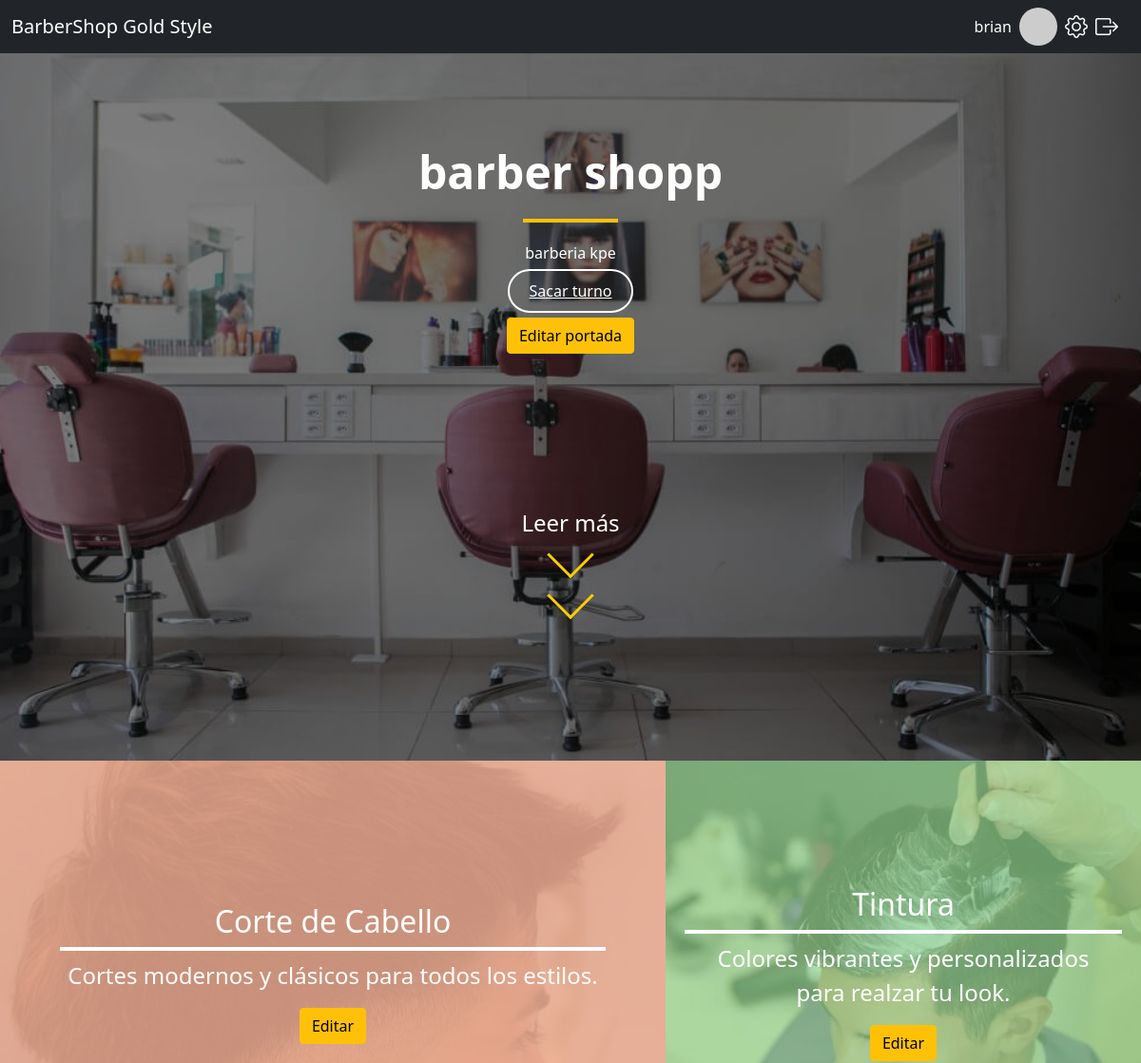
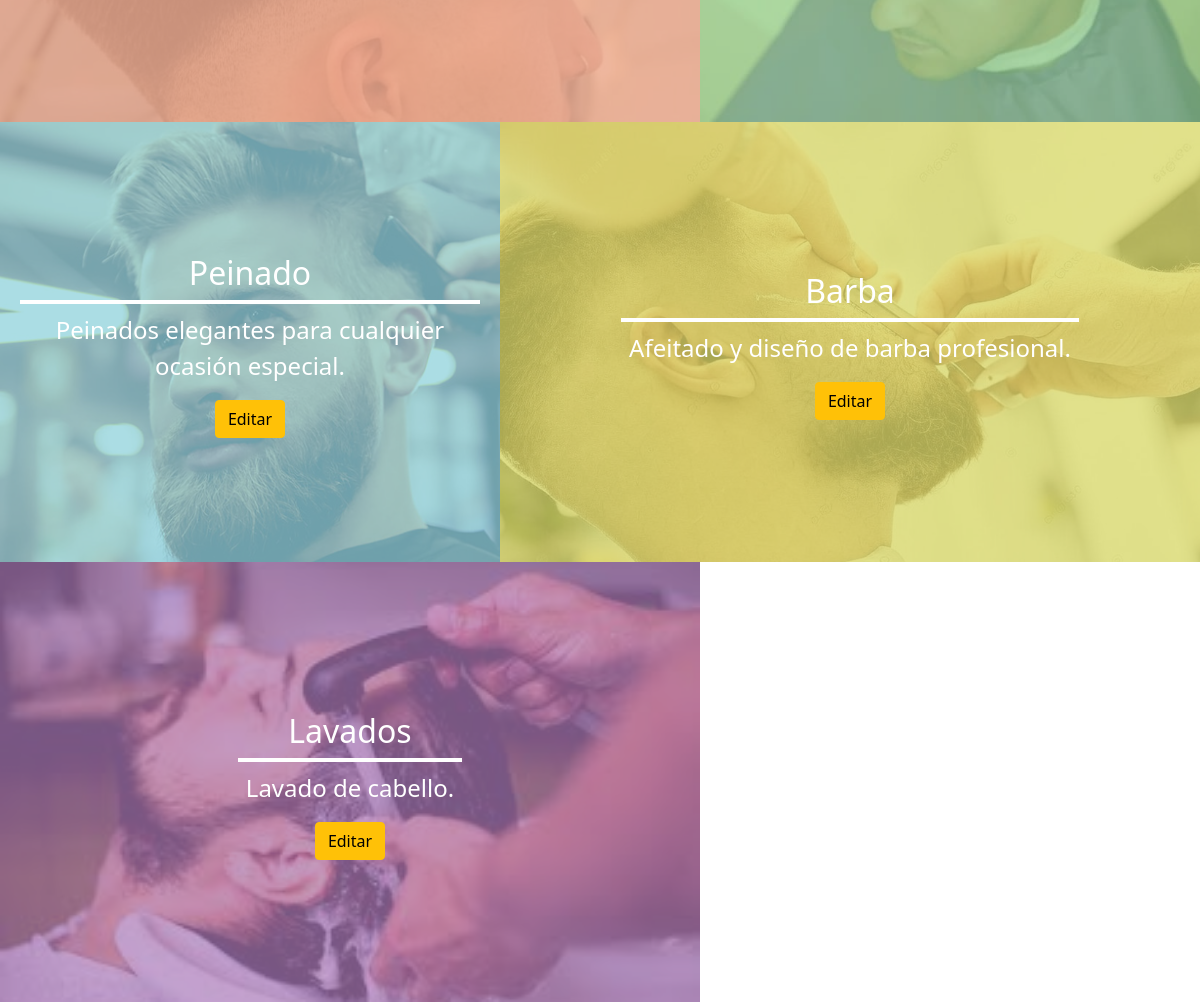
The page /php/index_admin.php (signed in) on the database its author committed (2 pictures, top to bottom).
### tables this page shows
CREATE TABLE `portada` (
  `id` int(11) NOT NULL,
  `titulo` varchar(255) NOT NULL,
  `descripcion` varchar(255) NOT NULL,
  `imagen` varchar(255) NOT NULL
);

CREATE TABLE `servicios` (
  `id` int(11) NOT NULL,
  `seccion` varchar(50) NOT NULL,
  `titulo` varchar(255) NOT NULL,
  `descripcion` text NOT NULL,
  `imagen` varchar(255) DEFAULT NULL,
  `link` varchar(255) NOT NULL
);

### php/index_admin.php (the view, shortened to what this page needs)
<?php
require 'conexion.php';
$stmt = $pdo->query("SELECT * FROM servicios");
$servicios = [];
while ($row = $stmt->fetch()) {
    $servicios[$row['seccion']] = $row;
}
$stmtPortada = $pdo->query("SELECT * FROM portada LIMIT 1");
$portada = $stmtPortada->fetch();
?>
<!DOCTYPE html>
<html lang="es">
<head>
    <link href="https://cdn.jsdelivr.net/npm/bootstrap@5.0.2/dist/css/bootstrap.min.css" rel="stylesheet">
    <link rel="stylesheet" href="/css/index.css">
    <link rel="stylesheet" href="https://cdn.jsdelivr.net/npm/bootstrap-icons@1.10.5/font/bootstrap-icons.css">
</head>
<body>
    <nav class="navbar navbar-dark bg-dark fixed-top">
        <div class="container-fluid">
            <a class="navbar-brand" href="#">BarberShop Gold Style</a>
            <div class="boton-nav d-flex align-items-center">
                <span class="text-white me-2"><?php echo htmlspecialchars($_SESSION["nombre"] ?? 'Admin'); ?></span>
                <img src="https://via.placeholder.com/40" alt="Foto de Perfil" class="rounded-circle me-2" style="width: 40px; height: 40px;">
                <a href="config_admin.php" class="text-white me-2"><i class="bi bi-gear fs-4"></i></a>
                <a href="?logout=1" class="text-white"><i class="bi bi-box-arrow-right fs-4"></i></a>
            </div>
        </div>
    </nav>
    <div class="portada" style="background-image: url('uploads/<?= htmlspecialchars($portada['imagen'] ?? '') ?>');">
        <div class="portada-contenido">
            <h1><?= htmlspecialchars($portada['titulo'] ?? '') ?></h1>
            <div class="linea"></div>
            <p><?= htmlspecialchars($portada['descripcion'] ?? '') ?></p>
            <a href="sacar_turno.php" class="btn-transparente mt-3">Sacar turno</a><br>
            <button class="btn btn-warning mt-3"
                onclick='editarPortada(
                    <?= json_encode($portada["titulo"] ?? '') ?>,
                    <?= json_encode($portada["descripcion"] ?? '') ?>,
                    <?= json_encode($portada["imagen"] ?? '') ?>,
                    <?= json_encode($portada["id"] ?? '') ?>
                )'>
                Editar portada
            </button>
            <div class="texto">Leer más</div>
            <div class="contenedor-flechas">
            <div class="flecha"></div>
            <div class="flecha"></div>
            </div>
        </div>
    </div>
    <div class="container-fluid p-0">
        <div class="row g-0">
            <?php foreach ($servicios as $seccion => $servicio): ?>
                <?php
                $base_name = str_replace('.php', '', $servicio['link']);
                $link = 'admin/' . $base_name . '_admin.php';
                ?>
                <div class="col-<?= in_array($seccion, ['section-1', 'section-4', 'section-5']) ? '7' : '5' ?> p-0">
                    <div class="section <?= $seccion ?>"
                         style="background-image: url('uploads/<?= htmlspecialchars($servicio['imagen']) ?>');
                                background-size: cover; background-position: center; position: relative;">
                        <a href="<?= htmlspecialchars($link) ?>"
                           style="position: absolute; top:0; left:0; width:100%; height:100%; z-index:1;"></a>
                        <div class="contenido-seccion">
                            <h2 class="titulo-sec"><?= htmlspecialchars($servicio['titulo']) ?></h2>
                            <p class="parr"><?= htmlspecialchars($servicio['descripcion']) ?></p>
                            <button class="btn btn-warning mt-2"
                                onclick='editarServicio(
                                    <?= json_encode($seccion) ?>,
                                    <?= json_encode($servicio["titulo"]) ?>,
                                    <?= json_encode($servicio["descripcion"]) ?>,
                                    <?= json_encode($servicio["imagen"]) ?>
                                )'>
                                Editar
                            </button>
                        </div>
                    </div>
                </div>
            <?php endforeach; ?>
        </div>
    </div>
</body>
</html>

### css/index.css (style rules this page uses)
.boton-nav { padding-right: 1vw; }
.navbar-brand { color: rgb(196, 168, 14); }
html, body { height: 100%; margin: 0; }
.section { height: 55vh; display: flex; flex-direction: column; align-items: center; justify-content: center; font-size: 1.5rem; position: relative; overflow: hidden; text-decoration: none; background-position: center; background-repeat: no-repeat; background-size: cover; }
.section::before { content: ""; position: absolute; top: 0; left: 0; right: 0; bottom: 0; background-color: rgba(255, 204, 0, 0.7); transition: opacity 0.5s ease; z-index: 1; }
.section h2, .section p { z-index: 2; color: rgb(255, 255, 255); margin: 0; }
.section-1::before { background-color: rgba(237, 171, 145, 0.847); }
.section-2::before { background-color: rgba(147, 216, 147, 0.7); }
.section-3::before { background-color: rgba(137, 209, 219, 0.7); }
.section-4::before { background-color: rgba(217, 217, 105, 0.774); }
.section-5::before { background-color: rgba(171, 123, 185, 0.7); }
.parr { border-top:0.5vh solid rgb(255, 255, 255); padding: 1vh; }
.titulo-sec { padding: 1vh; }
.portada { height: 100vh; background-size: cover; background-position: center; display: flex; align-items: center; justify-content: center; flex-direction: column; color: white; text-align: center; position: relative; }
.portada::before { content: ""; position: absolute; top:0; left:0; right:0; bottom:0; background: rgba(0,0,0,0.5); }
.portada-contenido { position: relative; z-index: 2; }
.portada h1 { font-size: 3rem; font-weight: bold; }
.portada .linea { width: 100px; height: 4px; background: #ffc107; margin: 20px auto; }
.btn-transparente { background: transparent; border: 2px solid #fff; color: #fff; padding: 10px 20px; border-radius: 30px; transition: 0.3s; }
.contenido-seccion { position: relative; z-index: 2; text-align: center; padding: 20px; }
.contenedor-flechas { margin-top: 55vh; display:flex; flex-direction: column; gap: 8px; position: absolute; bottom: 0.5vh; left: 50%; transform: translateX(-50%); z-index: 3; }
.flecha { width: 35px; height: 35px; border-left: 3px solid #ffcc00; border-bottom: 3px solid #ffcc00; transform: rotate(-45deg); animation: moverFlecha 1s infinite alternate ease-in-out; }
.flecha:nth-child(2) { animation-delay: 0.2s; }
.texto { margin-bottom: 10vh; padding-top: 20vh; font-size: 3vh; }

### rows shown on the page
portada: imagen (picture), titulo "barber shopp", descripcion "barberia kpe"
servicios: imagen (picture), titulo "Corte de Cabello", descripcion "Cortes modernos y clásicos para todos los estilos."
servicios: imagen (picture), titulo "Tintura", descripcion "Colores vibrantes y personalizados para realzar tu look."
servicios: imagen (picture), titulo "Peinado", descripcion "Peinados elegantes para cualquier ocasión especial."
servicios: imagen (picture), titulo "Barba", descripcion "Afeitado y diseño de barba profesional."
servicios: imagen (picture), titulo "Lavados", descripcion "Lavado de cabello."

### other values the page prints
$_SESSION["nombre"] "brian"
